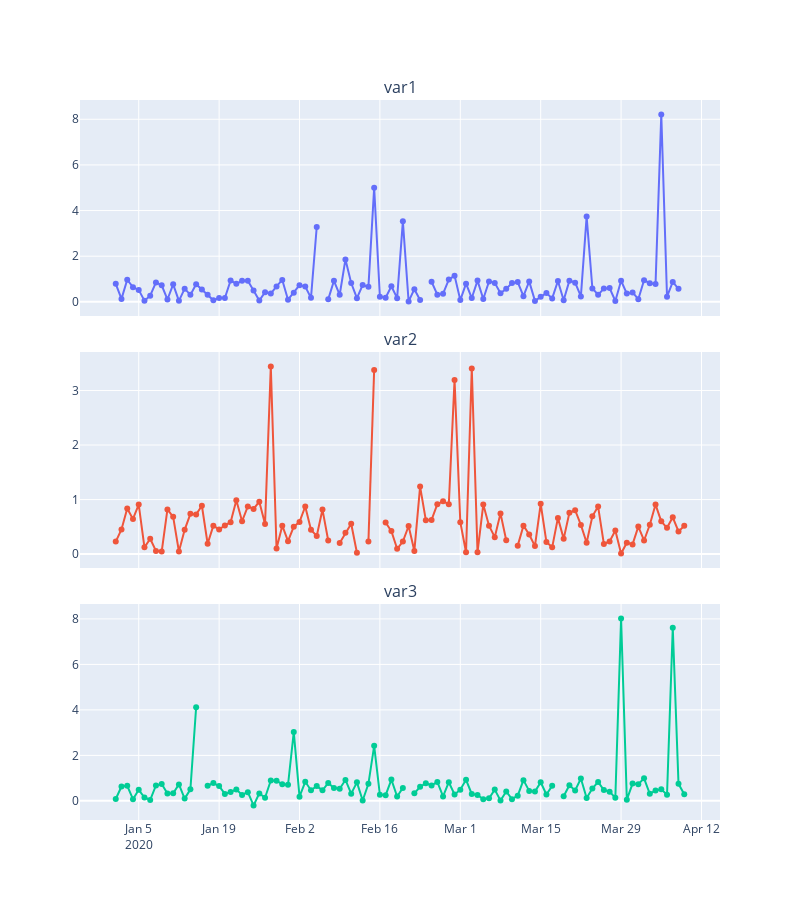

The code cell stored with this chart in its notebook:
### Code cell
# plot the data
plot_df(df)
